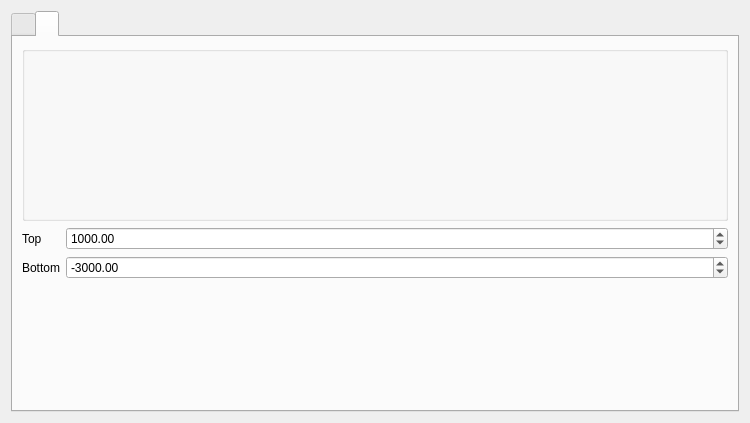
<?xml version="1.0" encoding="UTF-8"?>
<ui version="4.0">
 <class>Form</class>
 <widget class="QWidget" name="Form">
  <property name="geometry">
   <rect>
    <x>0</x>
    <y>0</y>
    <width>750</width>
    <height>423</height>
   </rect>
  </property>
  <property name="windowTitle">
   <string>Form</string>
  </property>
  <layout class="QVBoxLayout" name="verticalLayout">
   <item>
    <widget class="QTabWidget" name="tabWidget">
     <property name="currentIndex">
      <number>1</number>
     </property>
     <widget class="QWidget" name="currentLayoutTab">
      <property name="title" stdset="0">
       <string>Current Layout</string>
      </property>
      <attribute name="title">
       <string/>
      </attribute>
      <layout class="QVBoxLayout" name="verticalLayout">
       <item>
        <layout class="QFormLayout" name="formLayout_2">
         <item row="0" column="0">
          <widget class="QLabel" name="rOILabel">
           <property name="text">
            <string>ROI</string>
           </property>
          </widget>
         </item>
         <item row="0" column="1">
          <widget class="QgsMapLayerComboBox" name="roiLayer">
           <property name="enabled">
            <bool>true</bool>
           </property>
           <property name="toolTip">
            <string>&lt;html&gt;&lt;head/&gt;&lt;body&gt;&lt;p&gt;Choose a layer representing the map extent of the area to be modelled. The model area will be the axis aligned extent of this layer.&lt;/p&gt;&lt;/body&gt;&lt;/html&gt;</string>
           </property>
          </widget>
         </item>
         <item row="1" column="0">
          <widget class="QLabel" name="heightLabel">
           <property name="text">
            <string>Height</string>
           </property>
          </widget>
         </item>
         <item row="1" column="1">
          <widget class="QSpinBox" name="heightSpinBox">
           <property name="toolTip">
            <string>&lt;html&gt;&lt;head/&gt;&lt;body&gt;&lt;p&gt;Set the top of the model bounding box, above sea level. Note that the dataset need to be withing the bounding box otherwise they will not be used.&lt;/p&gt;&lt;/body&gt;&lt;/html&gt;</string>
           </property>
           <property name="maximum">
            <number>10000</number>
           </property>
           <property name="value">
            <number>1000</number>
           </property>
          </widget>
         </item>
         <item row="2" column="0">
          <widget class="QLabel" name="depthLabel">
           <property name="text">
            <string>Depth</string>
           </property>
          </widget>
         </item>
         <item row="2" column="1">
          <widget class="QSpinBox" name="depthSpinBox">
           <property name="toolTip">
            <string>&lt;html&gt;&lt;head/&gt;&lt;body&gt;&lt;p&gt;Set the bottom of the model bounding box. Negative values are below sea level.&lt;/p&gt;&lt;/body&gt;&lt;/html&gt;</string>
           </property>
           <property name="minimum">
            <number>-10000</number>
           </property>
           <property name="maximum">
            <number>10000</number>
           </property>
           <property name="value">
            <number>-3000</number>
           </property>
          </widget>
         </item>
         <item row="3" column="0">
          <widget class="QLabel" name="dTMLabel">
           <property name="text">
            <string>DTM</string>
           </property>
          </widget>
         </item>
         <item row="3" column="1">
          <widget class="QgsMapLayerComboBox" name="DtmLayer">
           <property name="toolTip">
            <string>&lt;html&gt;&lt;head/&gt;&lt;body&gt;&lt;p&gt;Choose a raster layer as a digital terrane model. If no DTM is chosen the observations are all considered to be located at 0 elevation.&lt;/p&gt;&lt;/body&gt;&lt;/html&gt;</string>
           </property>
          </widget>
         </item>
         <item row="4" column="0">
          <widget class="QLabel" name="rotationLabel">
           <property name="text">
            <string>Rotation</string>
           </property>
          </widget>
         </item>
         <item row="4" column="1">
          <widget class="QDoubleSpinBox" name="rotationDoubleSpinBox">
           <property name="enabled">
            <bool>false</bool>
           </property>
           <property name="toolTip">
            <string>&lt;html&gt;&lt;head/&gt;&lt;body&gt;&lt;p&gt;Rotation of the map/dataset for modelling. The model bounding box is set to be aligned to the rotated map.&lt;/p&gt;&lt;/body&gt;&lt;/html&gt;</string>
           </property>
          </widget>
         </item>
         <item row="5" column="1">
          <widget class="QComboBox" name="cRSComboBox">
           <property name="enabled">
            <bool>false</bool>
           </property>
          </widget>
         </item>
         <item row="5" column="0">
          <widget class="QLabel" name="cRSLabel">
           <property name="text">
            <string>CRS</string>
           </property>
          </widget>
         </item>
        </layout>
       </item>
      </layout>
     </widget>
     <widget class="QWidget" name="extentTab">
      <property name="title" stdset="0">
       <string>Extent</string>
      </property>
      <attribute name="title">
       <string/>
      </attribute>
      <layout class="QVBoxLayout" name="extentLayout">
       <item>
        <widget class="QgsExtentGroupBox" name="extentGroupBox">
         <property name="toolTip">
          <string>&lt;html&gt;&lt;head/&gt;&lt;body&gt;&lt;p&gt;Define the extent of the model on the map.&lt;/p&gt;&lt;/body&gt;&lt;/html&gt;</string>
         </property>
        </widget>
       </item>
       <item>
        <layout class="QFormLayout" name="verticalExtentLayout">
         <item row="0" column="0">
          <widget class="QLabel" name="topLabel">
           <property name="text">
            <string>Top</string>
           </property>
          </widget>
         </item>
         <item row="0" column="1">
          <widget class="QDoubleSpinBox" name="topSpinBox">
           <property name="toolTip">
            <string>&lt;html&gt;&lt;head/&gt;&lt;body&gt;&lt;p&gt;Set the top extent of the model.&lt;/p&gt;&lt;/body&gt;&lt;/html&gt;</string>
           </property>
           <property name="maximum">
            <number>10000</number>
           </property>
           <property name="value">
            <number>1000</number>
           </property>
          </widget>
         </item>
         <item row="1" column="0">
          <widget class="QLabel" name="bottomLabel">
           <property name="text">
            <string>Bottom</string>
           </property>
          </widget>
         </item>
         <item row="1" column="1">
          <widget class="QDoubleSpinBox" name="bottomSpinBox">
           <property name="toolTip">
            <string>&lt;html&gt;&lt;head/&gt;&lt;body&gt;&lt;p&gt;Set the bottom extent of the model.&lt;/p&gt;&lt;/body&gt;&lt;/html&gt;</string>
           </property>
           <property name="minimum">
            <number>-10000</number>
           </property>
           <property name="maximum">
            <number>10000</number>
           </property>
           <property name="value">
            <number>-3000</number>
           </property>
          </widget>
         </item>
        </layout>
       </item>
      </layout>
     </widget>
    </widget>
   </item>
  </layout>
 </widget>
 <customwidgets>
  <customwidget>
   <class>QgsCollapsibleGroupBox</class>
   <extends>QGroupBox</extends>
   <header>qgscollapsiblegroupbox.h</header>
   <container>1</container>
  </customwidget>
  <customwidget>
   <class>QgsExtentGroupBox</class>
   <extends>QgsCollapsibleGroupBox</extends>
   <header>qgsextentgroupbox.h</header>
   <container>1</container>
  </customwidget>
  <customwidget>
   <class>QgsMapLayerComboBox</class>
   <extends>QComboBox</extends>
   <header>qgsmaplayercombobox.h</header>
  </customwidget>
 </customwidgets>
 <resources/>
 <connections/>
</ui>
